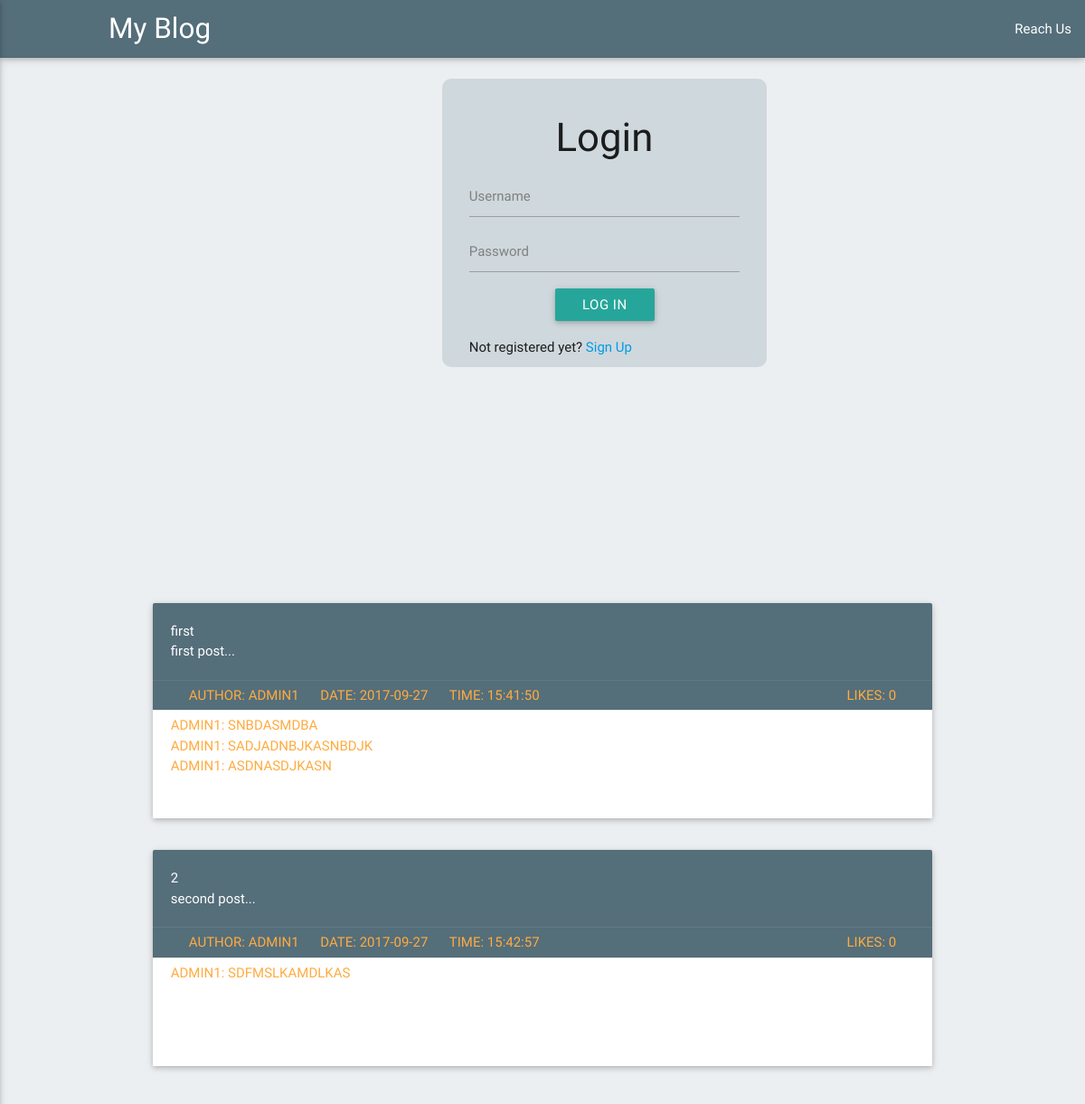
The page / on the database its author committed.
### tables this page shows
CREATE TABLE `post` (
  `id` int(11) NOT NULL,
  `auther` varchar(30) NOT NULL,
  `date` date NOT NULL,
  `time` time NOT NULL,
  `heading` varchar(40) NOT NULL,
  `content` varchar(500) NOT NULL,
  `image` mediumblob NOT NULL,
  `likes` int(11) NOT NULL
);

CREATE TABLE `comments` (
  `reference` int(11) NOT NULL,
  `id` int(11) NOT NULL,
  `username` varchar(255) NOT NULL,
  `comment` varchar(255) NOT NULL
);

### index.php (the view, shortened to what this page needs)
<!DOCTYPE html>
<html>
  <head>
    <link type="text/css" rel="stylesheet" href="css/materialize.min.css"  media="screen,projection"/>
  </head>
  <body class="blue-grey lighten-5">
    <?php
      $link=mysqli_connect('localhost','root','','blog') or die(mysql_connect_error());
    ?>
    <header>
      <div class="navbar-fixed">
        <nav class="blue-grey darken-1" style="z-index: 7;">
          <a class="brand-logo" href="index.php" style="padding-left:10%;">My Blog</a>
          <ul class="right hide-on-med-and-down fixed">
            <li><a href="reachme.php">Reach Us</a></li>
          </ul>
        </nav>
      </div>
    </header>
    <section>
    <br>
      <div class="container">
        <div class="row " style="height: 70vh;">
          <div class=" form1 col s5 center blue-grey lighten-4" style="border-radius: 10px;padding: 20px 30px 10px 30px;  margin-left:40vh;">
            <h3>Login</h3>
            <form action="" method="post">
              <input placeholder="Username" type="text" name="name" required>
              <input placeholder="Password" type="password" name="password" required>
              <button type="submit" name="login" style="visibility: hidden;"><a class="waves-effect waves-light btn" style="visibility: visible;">Log In</a></button>
              <div>
              <p>Not registered yet? <a href="" id="SignUp">Sign Up</a></p>
              </div>
            </form>
          </div>
          <div class="col s2">
          </div>
        </div>
      </div>
      <div class="container">
        <?php
          $postperpage=2;
          if(isset($_GET['p']))
          {
            $curpage=$_GET['p'];
          }
          else
          {
            $curpage=0;
          }
          if($curpage<0)
            $startpost=0;
          else
            $startpost=$curpage*$postperpage;
        ?>
        <?php
          $posts=mysqli_query($link,"SELECT * FROM post ORDER BY date DESC LIMIT $startpost, $postperpage") or die(mysql_error($link));
          while($post=mysqli_fetch_assoc($posts)):
        ?>
        <?php $id=$post["id"]; ?>
        <a href="post.php?id=<?php echo $id; ?>">
          <div class=row>
            <div class="card blue-grey darken-1">
              <div class="card-content white-text" style="overflow-wrap: break-word;>
                <span class="card-title"><?php echo $post["heading"]; ?></span>
                <p><?php $content=substr($post["content"],0,100); echo $content; ?>...</p>
              </div>
              <div class="card-action" style="padding-top: 5px;padding-bottom: 5px;">
                <a ><?php echo "Author: ",$post["auther"]; ?></a>
                <a ><?php echo "Date: ",  $post["date"]; ?></a>
                <a ><?php echo "Time: ",  $post["time"]; ?></a>
                <a class="right"><?php echo "Likes: ", $post["likes"]; ?></a>
              </div>
               <?php
                $comments=mysqli_query($link,"SELECT * FROM comments WHERE id='$id'") or die('No  Comments yet. '.mysqli_error($link));
                $count=mysqli_num_rows($comments);
                if($count):
              ?>
              <div class="card-action" style="height:15vh;padding-top: 5px;padding-bottom: 5px; background-color:white; overflow-y:scroll;">
                <a>
                  <?php
                    while($comment=mysqli_fetch_assoc($comments))
                    {
                      echo $comment["username"];
                      echo ": ", $comment["comment"], "<br>";
                    }
                  ?>
                </a>
              </div>
              <?php endif; ?>
            </div>
          </div>
        </a>
        <?php endwhile; ?>
      </div>
      <br>
    </section>
  </body>
</html>

### rows shown on the page
post: heading "first", content "first post", auther "ADMIN1", date "2017-09-27", time "15:41:50", likes "0"
comments: username "ADMIN1", comment "SNBDASMDBA"
comments: username "ADMIN1", comment "SADJADNBJKASNBDJK"
comments: username "ADMIN1", comment "ASDNASDJKASN"
post: heading "2", content "second post", auther "ADMIN1", date "2017-09-27", time "15:42:57", likes "0"
comments: username "ADMIN1", comment "SDFMSLKAMDLKAS"
